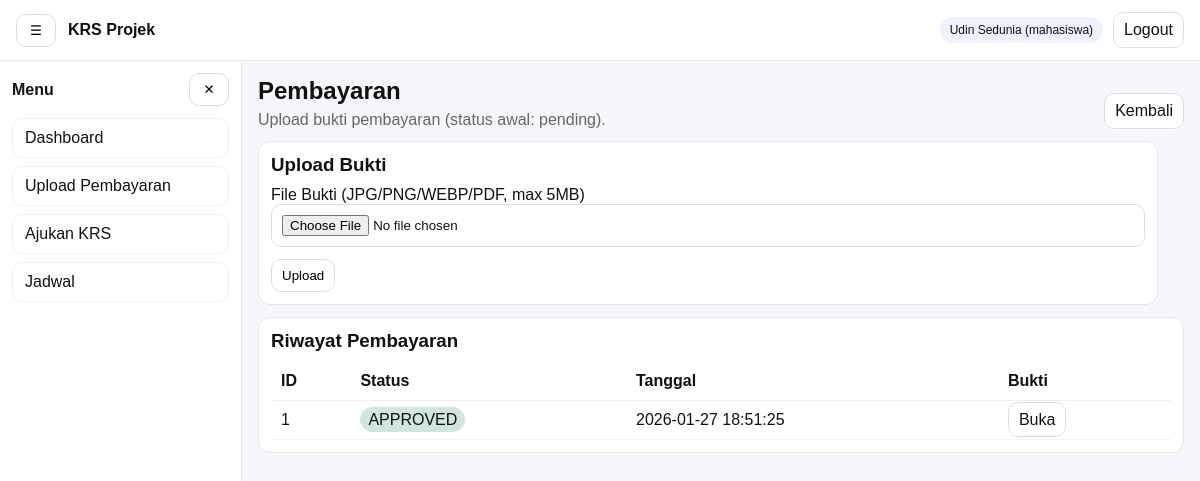
/mahasiswa/pembayaran/upload.php (signed in), run on the app's committed database.
### tables this page shows
CREATE TABLE `pembayaran` (
  `id` int(11) NOT NULL,
  `user_id` int(11) NOT NULL,
  `file_path` varchar(255) NOT NULL,
  `status` enum('pending','approved','rejected') NOT NULL DEFAULT 'pending',
  `created_at` timestamp NOT NULL DEFAULT current_timestamp()
);

### includes/functions.php (called while the page is built, shortened)
<?php
function e(?string $str): string {
  return htmlspecialchars((string)$str, ENT_QUOTES, 'UTF-8');
}
function url(string $path = ''): string {
  $path = ltrim($path, '/');
  return APP_URL . ($path ? '/' . $path : '');
}

### mahasiswa/pembayaran/upload.php (the view, shortened to what this page needs)
<?php
require_once __DIR__ . '/../../includes/functions.php';
$pdo = db();
$u = auth_user();
$userId = (int)($u['id'] ?? 0);
function badge(string $s): string {
  $s = strtolower($s);
  return match ($s) {
    'pending' => '<span style="padding:4px 8px;border-radius:999px;background:#fff3cd;">PENDING</span>',
    'approved' => '<span style="padding:4px 8px;border-radius:999px;background:#d1e7dd;">APPROVED</span>',
    'rejected' => '<span style="padding:4px 8px;border-radius:999px;background:#f8d7da;">REJECTED</span>',
    default => '<span style="padding:4px 8px;border-radius:999px;background:#e8f0fe;">'.e($s).'</span>',
  };
}
$history = [];
try {
  $st = $pdo->prepare("
    SELECT id, file_path, status, created_at
    FROM pembayaran
    WHERE user_id = ?
    ORDER BY created_at DESC
    LIMIT 20
  ");
  $st->execute([$userId]);
  $history = $st->fetchAll();
} catch (Throwable $e) {
  if (APP_DEBUG) flash_set('global', 'DB error: '.$e->getMessage(), 'warning');
}
?>
<?php include __DIR__ . '/../../partials/header.php'; ?>
<?php include __DIR__ . '/../../partials/navbar.php'; ?>
<div class="layout">
  <?php include __DIR__ . '/../../partials/sidebar.php'; ?>
  <main class="content">
    <div style="display:flex;justify-content:space-between;gap:10px;flex-wrap:wrap;align-items:end;">
      <div>
        <h2 style="margin:0;">Pembayaran</h2>
        <div style="color:#666;margin-top:6px;">Upload bukti pembayaran (status awal: pending).</div>
      </div>
      <a class="btn" href="<?= e(url('mahasiswa/index.php')) ?>">Kembali</a>
    </div>
    <section style="background:#fff;border:1px solid #e6e6e6;border-radius:12px;padding:12px;margin-top:12px;max-width:900px;">
      <h3 style="margin:0 0 10px;">Upload Bukti</h3>
      <form method="post" enctype="multipart/form-data">
        <div style="display:grid;grid-template-columns:1fr;gap:10px;">
          <div>
            <label>File Bukti (JPG/PNG/WEBP/PDF, max 5MB)</label>
            <input type="file" name="bukti" required
                   accept=".jpg,.jpeg,.png,.webp,.pdf"
                   style="width:100%;padding:10px;border:1px solid #ddd;border-radius:10px;background:#fff;">
          </div>
        </div>
        <div style="display:flex;gap:10px;margin-top:12px;flex-wrap:wrap;">
          <button class="btn" type="submit">Upload</button>
        </div>
      </form>
    </section>
    <section style="background:#fff;border:1px solid #e6e6e6;border-radius:12px;padding:12px;margin-top:12px;">
      <h3 style="margin:0 0 10px;">Riwayat Pembayaran</h3>
      <div style="overflow:auto;">
        <table style="width:100%;border-collapse:collapse;min-width:900px;">
          <thead>
            <tr>
              <th style="text-align:left;border-bottom:1px solid #eee;padding:10px;">ID</th>
              <th style="text-align:left;border-bottom:1px solid #eee;padding:10px;">Status</th>
              <th style="text-align:left;border-bottom:1px solid #eee;padding:10px;">Tanggal</th>
              <th style="text-align:left;border-bottom:1px solid #eee;padding:10px;">Bukti</th>
            </tr>
          </thead>
          <tbody>
            <?php if (!$history): ?>
              <tr><td colspan="4" style="padding:12px;color:#666;">Belum ada riwayat.</td></tr>
            <?php else: ?>
              <?php foreach ($history as $h): ?>
                <?php
                  $path = (string)$h['file_path'];
                  $safe = (str_starts_with($path, 'assets/uploads/') && !str_contains($path, '..'));
                  $link = $safe ? url($path) : '#';
                ?>
                <tr>
                  <td style="padding:10px;border-bottom:1px solid #f3f3f3;"><?= (int)$h['id'] ?></td>
                  <td style="padding:10px;border-bottom:1px solid #f3f3f3;"><?= badge((string)$h['status']) ?></td>
                  <td style="padding:10px;border-bottom:1px solid #f3f3f3;"><?= e((string)$h['created_at']) ?></td>
                  <td style="padding:10px;border-bottom:1px solid #f3f3f3;">
                    <?php if ($safe): ?>
                      <a class="btn" href="<?= e($link) ?>" target="_blank" rel="noopener">Buka</a>
                    <?php else: ?>
                      <span style="color:#666;">-</span>
                    <?php endif; ?>
                  </td>
                </tr>
              <?php endforeach; ?>
            <?php endif; ?>
          </tbody>
        </table>
      </div>
    </section>
  </main>
</div>
<?php include __DIR__ . '/../../partials/footer.php'; ?>

### assets/css/style.css (style rules this page uses)
* { box-sizing: border-box; }
body { margin: 0; font-family: Arial, sans-serif; background:#f6f7fb; color:#111; }
a { text-decoration: none; color: inherit; }
.btn, .btn-icon { border:1px solid #ddd; background:#fff; border-radius:10px; padding:8px 10px; cursor:pointer; }
.layout { display:flex; min-height: calc(100vh - 56px); }
.content { flex:1; padding: 16px; }

### data on the page
pembayaran: id "1", status "APPROVED", created_at "2026-01-27 18:51:25"

### other printed values
APP_NAME "KRS Projek"
$u['name'] "Udin Sedunia"
$u['role'] "mahasiswa"
$it['label'] "Dashboard"
$it['label'] "Upload Pembayaran"
$it['label'] "Ajukan KRS"
$it['label'] "Jadwal"
